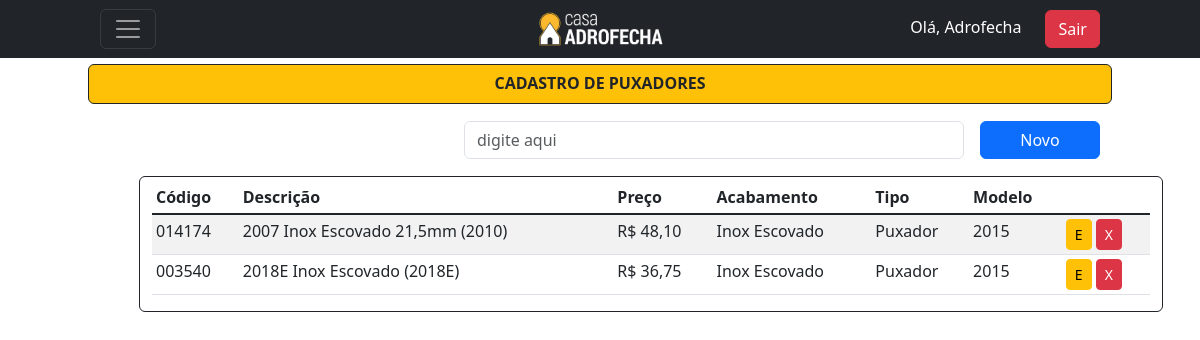
/listar/puxador/ (signed in), run on an earlier commit of the app's database.
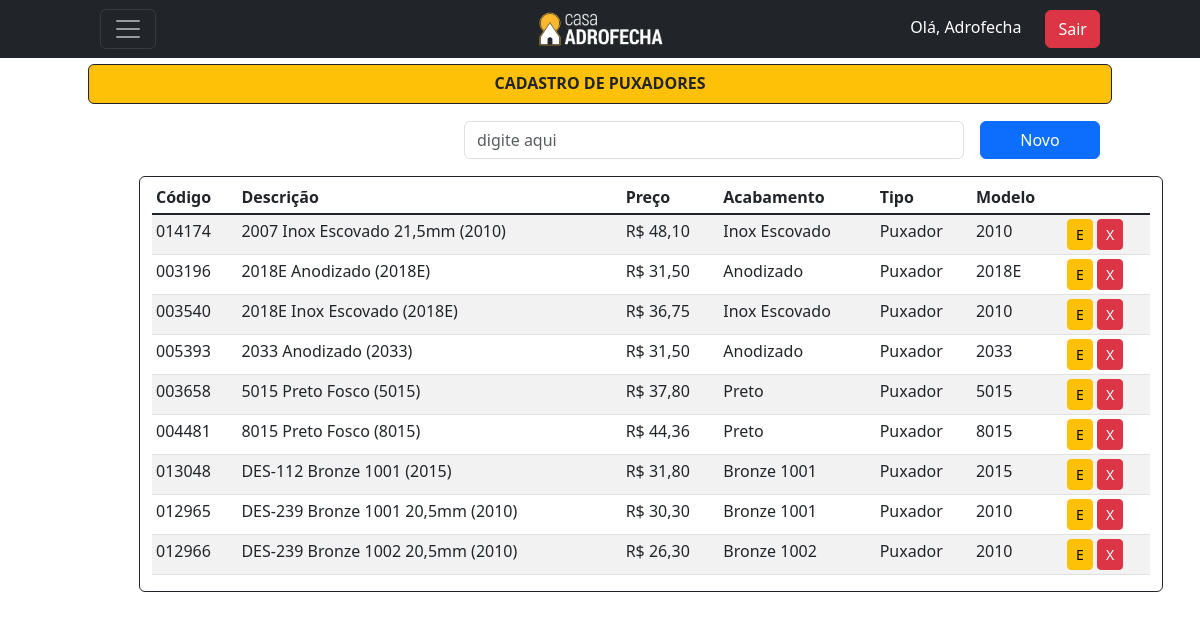
And on a later commit of the database.
### cadastros/models.py (models this page shows, shortened)
class Puxador(models.Model):
    codigo = models.CharField(max_length=6, verbose_name="Código")
    descricao = models.CharField(max_length=150, verbose_name="Descrição")
    preco = models.DecimalField(decimal_places=2, max_digits=5, verbose_name="Preço")
    acabamento = models.ForeignKey(Acabamento, on_delete=models.PROTECT)
    tipo = models.ForeignKey(Tipo, on_delete=models.PROTECT)
    modelo = models.ForeignKey(ModeloPuxador, on_delete=models.PROTECT)
    class Meta:
        verbose_name = 'Puxador'
        verbose_name_plural = 'Puxadores'
        ordering = ["descricao"]

class Acabamento(models.Model):
    acabamento = models.CharField(max_length=50, unique=True)
    class Meta:
        verbose_name = 'Acabamento'
        verbose_name_plural = 'Acabamentos'
        ordering = ["acabamento"]
    def __str__(self):
        return self.acabamento

class Tipo(models.Model):
    tipo = models.CharField(max_length=30, unique=True)
    class Meta:
        ordering = ["tipo"]
    def __str__(self):
        return self.tipo

class ModeloPuxador(models.Model):
    modelo = models.CharField(max_length=10, unique=True)
    class Meta:
        verbose_name = 'Modelo Puxador'
        verbose_name_plural = 'Modelo Puxadores'
        ordering = ["modelo"]
    def __str__(self):
        return self.modelo

### cadastros/views.py (the view)
# urls.py: path('listar/puxador/', PuxadorList.as_view(), name='listar-puxador'),
class PuxadorList(LoginRequiredMixin,PermissionRequiredMixin, ListView):
    model = Puxador
    template_name = 'cadastros/listas/Puxador.html'
    permission_required = 'cadastros.view_puxador'

### cadastros/templates/cadastros/listas/Puxador.html (shortened to what this page needs)
{% extends 'base.html' %}
{% block content %}
<header class="mt-5 pt-3">
  <div>
      <div class="bg-warning rounded text-dark border border-dark container h-10 d-flex align-items-center justify-content-center">
        <h1><strong>CADASTRO DE PUXADORES</strong></h1>
      </div>
      <div class="mt-3 container h-10 d-flex align-items-center justify-content-end">
          <input type="email" class="form-control me-3" style="width: 500px;" id="exampleFormControlInput1" placeholder="digite aqui">
          <a href="{% url 'cadastrar-puxador' %}" style="width: 120px;" class="btn btn-primary bg-primary">Novo</a>
      </div>
  </div>
</header>
<div class="mt-3">
  <div class="row">
      <div class="col-1">
      </div>
      <div class="border border-dark rounded container">
          <table class="mt-1 table table-sm table-striped">
            <thead>
              <tr>
                <th scope="col ">Código</th>
                <th scope="col ">Descrição</th>
                <th scope="col ">Preço</th>
                <th scope="col ">Acabamento</th>
                <th scope="col ">Tipo</th>
                <th scope="col ">Modelo</th>
              </tr>
            </thead>
            <tbody class="table-group-divider ">
                {% for puxador in object_list %}
                <tr>
                    <td>{{ puxador.codigo }}</td>
                    <td>{{ puxador.descricao }}</td>
                    <td>R$ {{ puxador.preco }}</td>
                    <td>{{ puxador.acabamento }}</td>
                    <td>{{ puxador.tipo }}</td>
                    <td>{{ puxador.modelo }}</td>
                    <td>
                        <a href="{% url 'editar-puxador' puxador.pk %}" class="btn btn-warning btn-sm" title="Editar">E</a>
                        <a href="{% url 'excluir-puxador' puxador.pk %}" class="btn btn-danger btn-sm" title="Excluir">X</a>
                    </td>
                </tr>
                {% empty %}
                    <tr>
                        <td colspan="9">Nenhum Puxador cadastrado</td>
                    </tr>
                {% endfor %}
            </tbody>
          </table>
      </div>
  </div>
</div>
{% endblock %}

### paginas/templates/base.html (shortened to what this page needs)
<!DOCTYPE html>
<html lang="pt-br">
<head>
    <link href="https://cdn.jsdelivr.net/npm/bootstrap@5.3.0-alpha1/dist/css/bootstrap.min.css" rel="stylesheet">
    <script src="https://cdn.tailwindcss.com"></script>
    <link rel="https://stylesheet" href="https://cdn.jsdelivr.net/npm/bootstrap-icons@1.10.3/font/bootstrap-icons.css">
    <link rel="https://stylesheet" src="./static/css/arquivo.css">
</head>
<body>
  {% include 'navbar.html' %}
  {% block content %}
  {% endblock %}
</body>
</html>

### paginas/templates/navbar.html (shortened to what this page needs)
{% load static %}
<nav class="navbar navbar-dark bg-dark fixed-top">
  <div class="container">
      <div class="col-4">
        <button class="navbar-toggler" type="button" data-bs-toggle="offcanvas" data-bs-target="#offcanvasDarkNavbar" aria-controls="offcanvasDarkNavbar">
        <span class="navbar-toggler-icon"></span>
        </button>
      </div>
      <div class="col-4 d-flex justify-content-center">
             <a href="{% url 'inicio' %}"><img src="{% static 'images/LogoPreto2.png' %}" alt="Logo" width="130" height="10"</img></a>
      </div>
      <div class="col-4 d-flex justify-content-end">
          <ul>
              {% if request.user.is_authenticated %}
                <li><a style="color:white";>Olá, {{ user.username }}</a><a class="ms-4 btn btn-danger mb-md-0" href="{% url 'logout' %}">Sair</a></li>
              {% else %}
                <li><a class="btn btn-primary mb-md-0" href="{% url 'login' %}">Entrar</a></li>
              {% endif %}
          </ul>
      </div>
  </div>
</nav>

What changed in the data, as far as the page shows it:
changed through a linked row, Puxador "2007 Inox Escovado 21,5mm (2010)": modelo "2015" → "2010"
added Puxador: codigo "003196", descricao "2018E Anodizado (2018E)", preco "31,50", acabamento "Anodizado", tipo "Puxador", modelo "2018E"
changed through a linked row, Puxador "2018E Inox Escovado (2018E)": modelo "2015" → "2010"
added Puxador: codigo "005393", descricao "2033 Anodizado (2033)", preco "31,50", acabamento "Anodizado", tipo "Puxador", modelo "2033"
added Puxador: codigo "003658", descricao "5015 Preto Fosco (5015)", preco "37,80", acabamento "Preto", tipo "Puxador", modelo "5015"
added Puxador: codigo "004481", descricao "8015 Preto Fosco (8015)", preco "44,36", acabamento "Preto", tipo "Puxador", modelo "8015"
added Puxador: codigo "013048", descricao "DES-112 Bronze 1001 (2015)", preco "31,80", acabamento "Bronze 1001", tipo "Puxador", modelo "2015"
added Puxador: codigo "012965", descricao "DES-239 Bronze 1001 20,5mm (2010)", preco "30,30", acabamento "Bronze 1001", tipo "Puxador", modelo "2010"
added Puxador: codigo "012966", descricao "DES-239 Bronze 1002 20,5mm (2010)", preco "26,30", acabamento "Bronze 1002", tipo "Puxador", modelo "2010"
